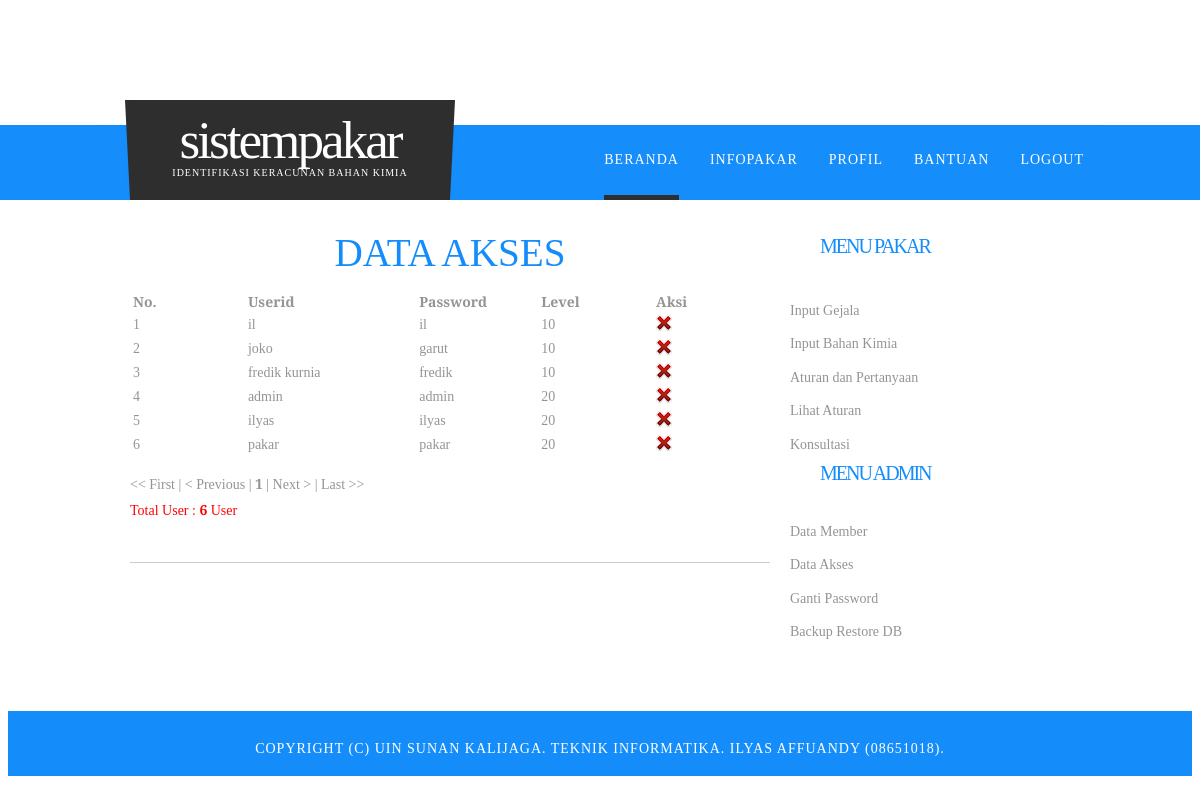
The app's page /home.php?page=user (signed in), older data.
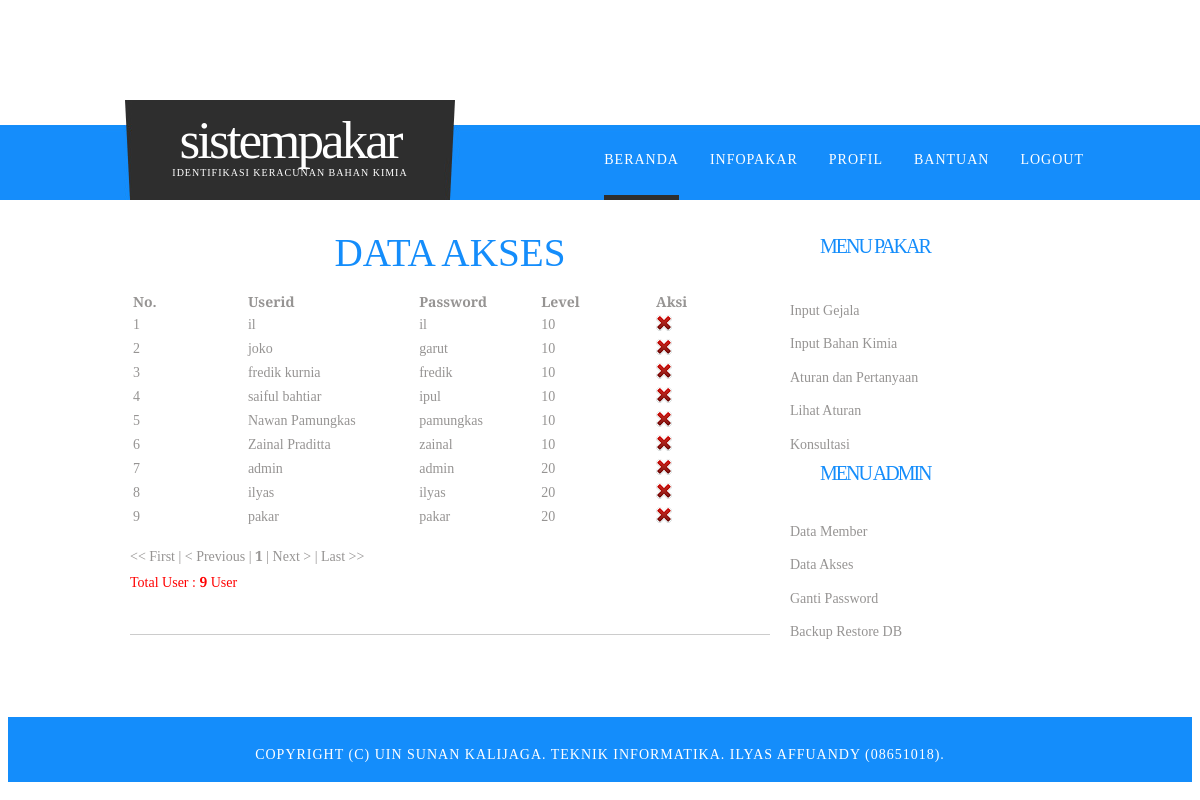
The same page, newer data.
### tables this page shows
CREATE TABLE IF NOT EXISTS `user` (
  `userid` varchar(40) NOT NULL,
  `password` varchar(30) NOT NULL,
  `level` varchar(3) NOT NULL,
  PRIMARY KEY (`userid`)
);

### page/user.php (the view, shortened to what this page needs)
                    <div>
                        <h2 align="center">DATA AKSES</h2>
                    </div>
 <p><table id="tablemn" >
	<thead >
		<th width="10%" >No.</th>
		<th width="15%">Userid</th>
		<th width="10%">Password</th>
		<th width="10%">Level</th>
		<th width="10%">Aksi</th>
	</thead>
	<tbody>
<?php
$batas=10;
$halaman = $_GET['halaman'];
if(empty($halaman))
{
$posisi=0;
$halaman=1;
}
else
{
$posisi = ($halaman-1) * $batas;
}
$no=$posisi+1;
$sql=  mysql_query("SELECT * FROM user ORDER BY level ASC limit $posisi,$batas") or die (mysql_query());
if (mysql_num_rows($sql) == 0){
	echo '<tr><td colspan=4><center><br/><h4>Tidak ada data</h4></center></td></tr>';
	}else{
while ($row = mysql_fetch_assoc($sql)) {
     echo '<tr>
			<td>'.$no.'</td>
			<td>'.$row['userid'].'</td>
			<td>'.$row['password'].'</td>
			<td>'.$row['level'].'</td>
			<td>
            <a href="home.php?page=user&aksi=del&userid='.$row['userid'].'" onclick="return confirm(\'Apakah kamu yakin ingin menghapus '.$row['userid'].' ?\');" title="Delete"><img src="images/icons/cross.png" alt="Delete" /></a></td></tr>';
$no++;
			}
}
?>
	</tbody>
</table><br/>
<?php
$file="?page=user";
$tampil2="SELECT * FROM user ORDER BY level ASC";
$hasil2=mysql_query($tampil2);
$jmldata=mysql_num_rows($hasil2);
$jmlhalaman=ceil($jmldata/$batas);
if($halaman > 1)
{
$previous=$halaman-1;
echo "<A HREF=$file&&halaman=1><< First</A> |
<A HREF=$file&&halaman=$previous>< Previous</A> | ";
}
else
{
echo "<< First | < Previous | ";
}
$angka=($halaman > 3 ? " ... " : " ");
for($i=$halaman-2;$i<$halaman;$i++)
{
if ($i < 1)
continue;
$angka .= "<a href=$file&&halaman=$i>$i</A> ";
}
$angka .= " <b>$halaman</b> ";
for($i=$halaman+1;$i<($halaman+3);$i++)
{
if ($i > $jmlhalaman)
break;
$angka .= "<a href=$file&&halaman=$i>$i</A> ";
}
$angka .= ($halaman+2<$jmlhalaman ? " ...
<a href=$file&&halaman=$jmlhalaman>$jmlhalaman</A> " : " ");
echo "$angka";
if($halaman < $jmlhalaman)
{
$next=$halaman+1;
echo " | <A HREF=$file&&halaman=$next>Next ></A> |
<A HREF=$file&&halaman=$jmlhalaman>Last >></A> ";
}
else
{
echo " | Next > | Last >>";
}
echo "<p><font color=red>Total User : <b>$jmldata</b> User</font></p>";
?>

Row changes from the older to the newer data that the page shows:
added user: userid "saiful bahtiar", password "ipul", level "10"
added user: userid "Nawan Pamungkas", password "pamungkas", level "10"
added user: userid "Zainal Praditta", password "zainal", level "10"
Text that changed along with them:
$jmldata: "6" → "9"
